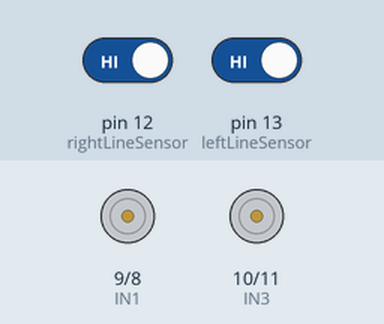
Recording of a sketch running on a simulated Arduino Uno, built with avr-gcc and run on an emulated ATmega328P. Parts: motor-driver pin pairs drawn as motors (green arrow = first pin HIGH = forward, orange = second pin HIGH = backward, longer = more drive, scaled by the enable pin). The inputs (shaded band) are chosen by the test bench; at power-on: pin 12 (rightLineSensor) HIGH, pin 13 (leftLineSensor) HIGH.

Above: at 1.2 s.
1.3 s: pin 12 (rightLineSensor) driven LOW
At 1.6 s:
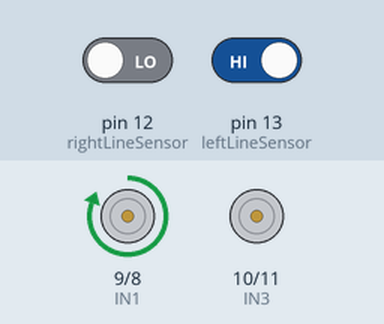
2.8 s: pin 13 (leftLineSensor) driven LOW
At 3.9 s:
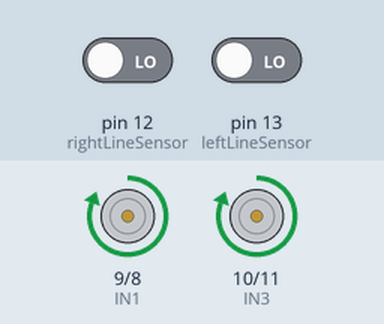
4.3 s: pin 12 (rightLineSensor) driven HIGH
At 5.1 s:
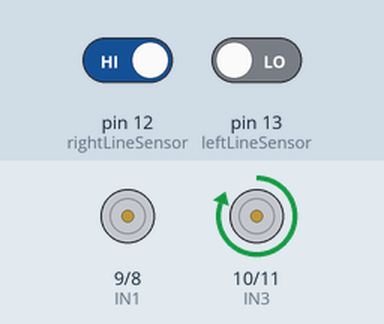
5.8 s: pin 13 (leftLineSensor) driven HIGH
At 6.2 s:
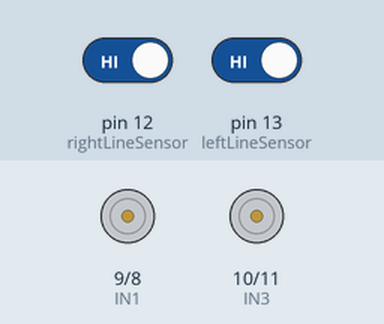
Timing chart, 0 to 8.3 s (numbered marks = the images above; inputs shaded):
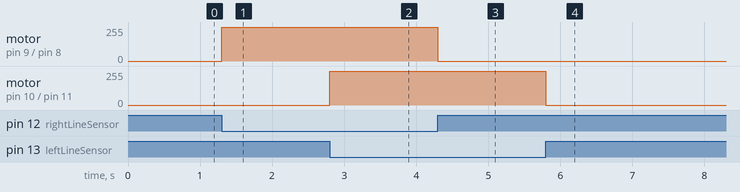

Measured:
- after the input at 1.3 s, motor on pin 9 (IN1) / pin 8 (IN2): stopped → forward 255/255 at once
- after the input at 2.8 s, motor on pin 10 (IN3) / pin 11 (IN4): stopped → forward 255/255 at once
- after the input at 4.3 s, motor on pin 9 (IN1) / pin 8 (IN2): forward 255/255 → stopped at once
- after the input at 5.8 s, motor on pin 10 (IN3) / pin 11 (IN4): forward 255/255 → stopped at once

The sketch:

line.ino
```cpp
#define IN1 9
#define IN2 8
#define IN3 10
#define IN4 11
#define MOTOR_SPEED 150
#define ENA 4
#define ENB 7

int leftLineSensor =  13;      // 라인트레이서 왼쪽 센서
int rightLineSensor = 12;      // 라인트레이서 오른쪽 센서


void forward() {      // 전진 : 모터 두 개를 모두 정회전 시킴
      digitalWrite(IN1, HIGH);
      digitalWrite(IN2, LOW);
      analogWrite(ENA, MOTOR_SPEED);
      digitalWrite(IN3, HIGH);
      digitalWrite(IN4, LOW);
      analogWrite(ENB,MOTOR_SPEED);
}

void back() {         // 후진 : 모터 두 개를 모두 역회전 시킴

      digitalWrite(IN1, LOW);
      digitalWrite(IN2, HIGH);
      analogWrite(ENA, MOTOR_SPEED);
      digitalWrite(IN3, LOW);
      digitalWrite(IN4, HIGH);
      analogWrite(ENB,MOTOR_SPEED);
}

void left() {         // 좌회전 : 오른쪽 모터만 정회전 시킴

      digitalWrite(IN1, LOW);
      digitalWrite(IN2, LOW);
      digitalWrite(IN3, HIGH);
      digitalWrite(IN4, LOW);
      analogWrite(ENA, MOTOR_SPEED);
      analogWrite(ENB,MOTOR_SPEED);
}

void right() {      // 우회전 : 왼쪽 모터만 정회전 시킴

      digitalWrite(IN1, HIGH);
      digitalWrite(IN2, LOW);
      digitalWrite(IN3, LOW);
      digitalWrite(IN4, LOW);
      analogWrite(ENA, MOTOR_SPEED);
      analogWrite(ENB,MOTOR_SPEED);
}

void stop() {       // 정지 : 2개의 모터 모두 회전 멈춤

      digitalWrite(IN1, LOW);
      digitalWrite(IN2, LOW);
      digitalWrite(IN3, LOW);
      digitalWrite(IN4, LOW);
}


void setup( )  {

  pinMode(IN1, OUTPUT);     // A 모터 1
  pinMode(IN2, OUTPUT);     // A 모터 2
  pinMode(IN3, OUTPUT);     // B 모터 1
  pinMode(IN4, OUTPUT);     // B 모터 2
  pinMode(leftLineSensor, INPUT);
  pinMode(rightLineSensor, INPUT);
  pinMode(ENA,OUTPUT);
  pinMode(ENB,OUTPUT);

}


void loop( ) {

// 만약 양쪽 센서가 모두 선 ‘미감지’(반사신호’OK’) 경우 : 전진
if (!digitalRead(leftLineSensor) && !digitalRead(rightLineSensor)) {
  forward();
 }

// 만약 왼쪽 센서만 ‘선감지(반사신호X)’ 경우 :  좌회전
else if (!digitalRead(leftLineSensor) && digitalRead(rightLineSensor)) {
  left();
 }

// 만약 오른쪽 센서만 ‘선감지(반사신호X)’ 경우 :  우회전
else if (digitalRead(leftLineSensor) && !digitalRead(rightLineSensor)) {
  right();
 }

  // 만약 양쪽 센서 모두 ‘선감지(반사신호X)’ 경우 :  정지
else if (digitalRead(leftLineSensor) && digitalRead(rightLineSensor)) {
  stop();
 }

}
```
